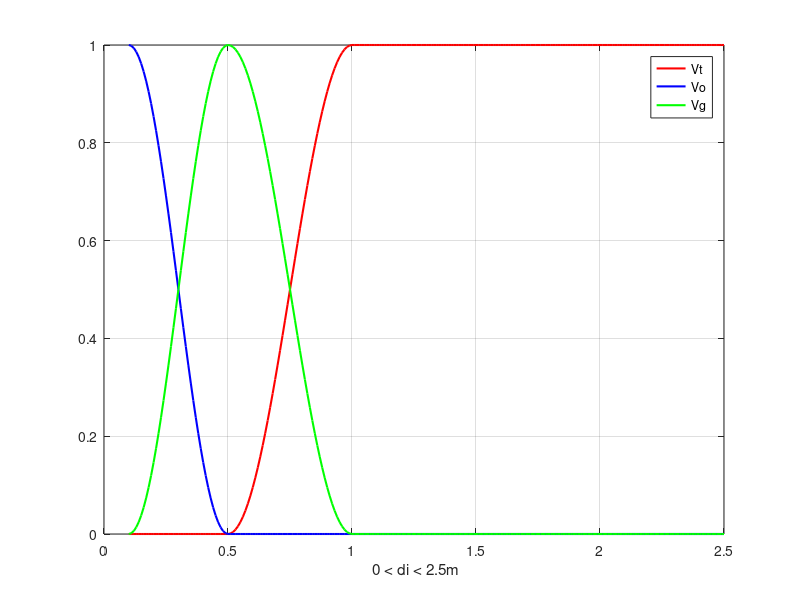

The MATLAB script that drew this image:
function VelocityParametersGraph
    droneR=0.1; % drone r
    dangerR=0.5; % danger zone R
    w=2; % sensor zone wR
    step = 0.01;
    space = 2.5;
    % x=0:0.01:10;
    % y=x.*(x>=0&x<4)+2*(x>=4&x<6)+(5-x/2).*(x>=6&x<8)+1*(x>=8);
    dis=droneR:step:space;
    
    A = [0  0  1/2 1;  % Target
         1 1/2  0  0;  % Obs
         0 1/2 1/2 0]; % guide
           
    alpha = A(1,1)*(dis<=droneR) + A(1,2)*(dis>droneR&dis<=dangerR)+A(1,3)*(1-cos(pi*(dis-dangerR)/(w*dangerR-dangerR))).*(dis>dangerR&dis<=w*dangerR)+A(1,4)*(dis>w*dangerR);
    beta = A(2,1)*(dis<=droneR) + A(2,2)*(1+cos(pi*(dis-droneR)/(dangerR-droneR))).*(dis>droneR&dis<=dangerR) + A(2,3)*(dis>dangerR&dis<=w*dangerR) + A(2,4)*(dis>w*dangerR);
    gamma = A(3,1)*(dis<=droneR) + A(3,2)*(1-cos(pi*(dis-droneR)/(dangerR-droneR))).*(dis>droneR&dis<=dangerR) + A(3,3)*(1+cos(pi*(dis-dangerR)/(w*dangerR-dangerR))).*(dis>dangerR&dis<=w*dangerR) + A(3,4)*(dis>w*dangerR);
    plot(dis,alpha,'r','linewidth',1.5);
    hold on;  
    plot(dis,beta,'b','linewidth',1.5);
    hold on;
    plot(dis,gamma,'g','linewidth',1.5);
    hold on;
    legend('Vt','Vo','Vg');
    xlabel(' 0 < di < 2.5m')
    grid on
end